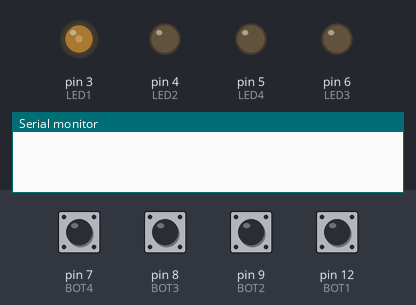
Simulated run of this sketch. Board: Arduino Uno, built with avr-gcc and run on an emulated ATmega328P. Parts: output pins drawn as LEDs (lit = HIGH), the last lines printed to the serial monitor. The inputs (shaded band) are chosen by the test bench; at power-on: pin 7 (BOT4), pin 8 (BOT3), pin 9 (BOT2), pin 12 (BOT1) HIGH.

Above: at 1.2 s.
1.3 s: pin 7 (BOT4) pulled LOW for 0.15 s
At 1.49 s:
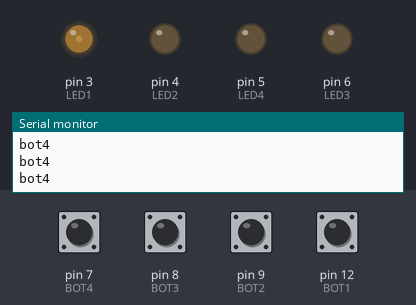
3.0 s: pin 8 (BOT3) pulled LOW for 0.15 s
At 3.09 s:
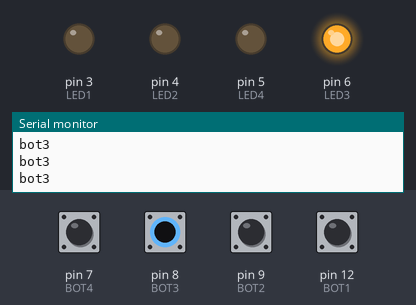
4.6 s: pin 9 (BOT2) pulled LOW for 0.15 s
At 4.69 s:
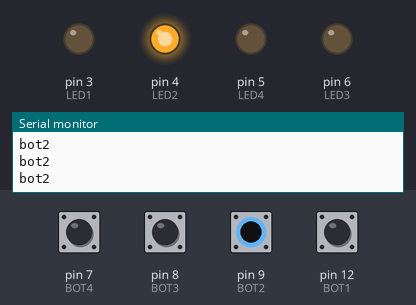
6.2 s: pin 12 (BOT1) pulled LOW for 0.15 s
At 6.31 s:
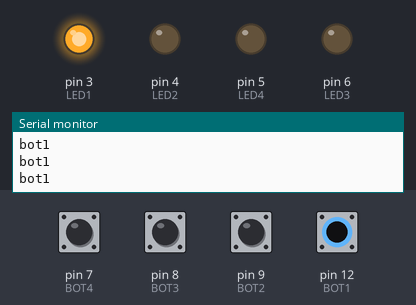
7.8 s: pin 7 (BOT4) pulled LOW for 1 s
At 8.2 s:
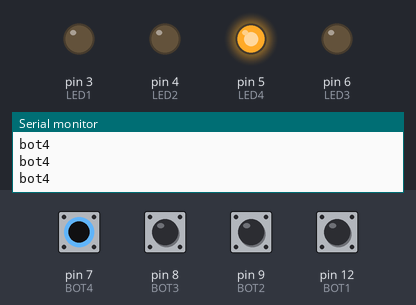
10.3 s: pin 8 (BOT3) pulled LOW for 1 s
At 11.31 s:
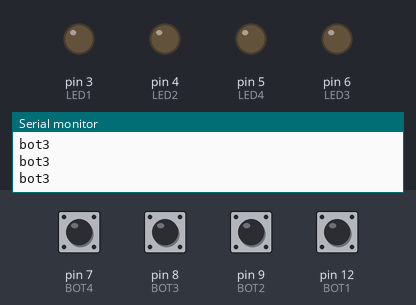
Timing chart, 0 to 13.3 s (numbered marks = the images above; inputs shaded):
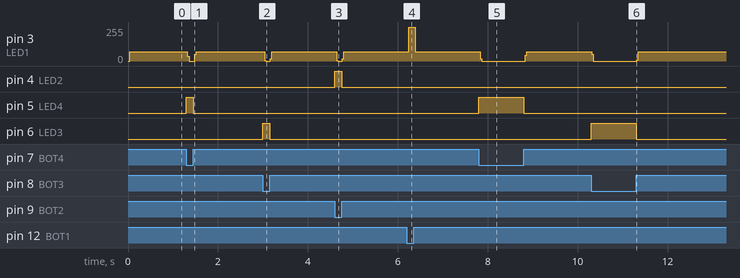

The sketch:

Botones_leds.ino
```cpp
#define BOT1 12
#define BOT2 9
#define BOT3 8
#define BOT4 7
#define LED1 3
#define LED2 4
#define LED3 6
#define LED4 5

void setup() {
  Serial.begin(9600);
  pinMode(BOT1, INPUT_PULLUP);
  pinMode(BOT2, INPUT_PULLUP);
  pinMode(BOT3, INPUT_PULLUP);
  pinMode(BOT4, INPUT_PULLUP);
  pinMode(LED1, OUTPUT);
  pinMode(LED2, OUTPUT);
  pinMode(LED3, OUTPUT);
  pinMode(LED4, OUTPUT);
}

void loop() {
  if (digitalRead(BOT1) == LOW){
    digitalWrite(LED1, HIGH);
    Serial.println("bot1");
  } else {
    digitalWrite(LED1, LOW);
  }
  if (digitalRead(BOT2) == LOW){
    digitalWrite(LED2, HIGH);
    Serial.println("bot2");
  } else {
    digitalWrite(LED2, LOW);
  }
  if (digitalRead(BOT3) == LOW){
    digitalWrite(LED3, HIGH);
    Serial.println("bot3");
  } else {
    digitalWrite(LED3, LOW);
  }
  if (digitalRead(BOT4) == LOW){
    digitalWrite(LED4, HIGH);
    Serial.println("bot4");
  } else {
    digitalWrite(LED4, LOW);
  }
  digitalWrite(LED1, HIGH);
}
```

Measured:
- after the input at 1.3 s, pin 3 (LED1): 70/255 → 0/255 at once, → 70/255 0.16 s later; pin 5 (LED4): LOW → HIGH at once, → LOW 0.15 s later
- after the input at 3.0 s, pin 3 (LED1): 70/255 → 0/255 at once, → 70/255 0.12 s later; pin 6 (LED3): LOW → HIGH at once, → LOW 0.15 s later
- after the input at 4.6 s, pin 3 (LED1): 70/255 → 0/255 at once, → 69/255 0.12 s later; pin 4 (LED2): LOW → HIGH at once, → LOW 0.15 s later
- after the input at 6.2 s, pin 3 (LED1): 69/255 → 255/255 at once, → 70/255 0.15 s later
- after the input at 7.8 s, pin 3 (LED1): 70/255 → 0/255 at once, → 70/255 1.0 s later; pin 5 (LED4): LOW → HIGH at once, → LOW 1.0 s later
- after the input at 10.3 s, pin 3 (LED1): 70/255 → 0/255 at once, → 70/255 1.0 s later; pin 6 (LED3): LOW → HIGH at once, → LOW 1.0 s later
